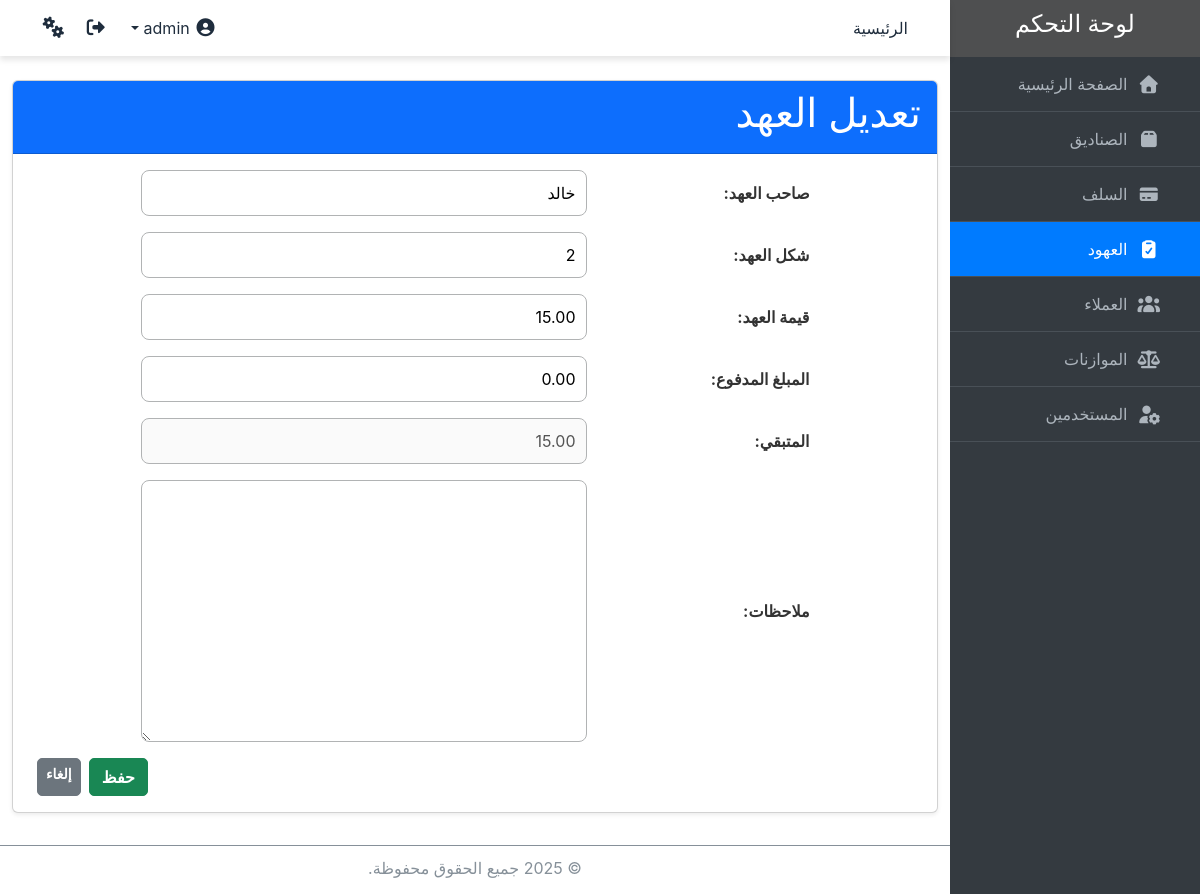
The page /covenants/2/update/ (signed in) on the database its author committed.
### core/models.py (models this page shows, shortened)
class Covenant(models.Model):
    covenant_owner = models.CharField(max_length=100, default='', verbose_name="صاحب العهد")
    covenant_type = models.ForeignKey('CovenantType', on_delete=models.CASCADE, related_name='covenants', verbose_name = "شكل العهد")
    amount = models.DecimalField(max_digits=10, decimal_places=2, default=0, verbose_name="قيمة العهد")
    paid_amount = models.DecimalField(max_digits=10, decimal_places=2, default=0, verbose_name="المبلغ المدفوع")
    remaining_amount = models.DecimalField(max_digits=10, decimal_places=2, default=0, verbose_name="المتبقي")
    note = models.TextField(verbose_name="ملاحظات", blank=True, null=True)
    date = models.DateField(verbose_name="تاريخ العهد", auto_now_add=True)
    class Meta:
        verbose_name = "عهد"
        verbose_name_plural = "العهود"

### core/views.py (the view, shortened to what this page needs)
# urls.py: path('covenants/<int:pk>/update/', views.CovenantUpdateView.as_view(), name='covenant_update'),
class CovenantUpdateView(PermissionMixin, UpdateView):
    model = Covenant
    form_class = CovenantForm
    template_name = 'covenants/covenant_form.html'
    success_url = reverse_lazy('covenant_list')
    permission_required = 'core.change_covenant'
    def get_form(self):
        form = super().get_form()
        form.fields['remaining_amount'].disabled = True
        return form

### core/forms.py
class CovenantForm(forms.ModelForm):
    covenant_type = forms.ModelChoiceField(
        queryset=CovenantType.objects.all(),
        widget=Select2Widget,
        label="شكل العهد"
    )
    class Meta:
        model = Covenant
        fields = '__all__'
        widgets = {
            'date': forms.DateInput(attrs={'type': 'date'})
        }

### core/views.py (called while the page is built)
    def has_permission(self):
        perms = self.get_permission_required()
        return self.request.user.has_perms(perms) or self.request.user.is_superuser

### core/templates/covenants/covenant_form.html (shortened to what this page needs)
{% extends 'base.html' %}
{% block content %}
  <div class="container mt-4">
    <div class="card shadow-sm">
      {% if object %}
      <div class="card-header bg-primary text-white text-end">
        <h1 class="text-white">تعديل العهد</h1>
      </div>
      {% else %}
      <div class="card-header bg-success text-white text-end">
        <h1 class="text-white">إضافة عهد جديد</h1>
      </div>
      {% endif %}
      <div class="card-body">
    <form method="post" class="custom-form">
      {{ form.as_p }}
      <div class="d-flex justify-content-end">
        <button type="submit" class="btn btn-success">حفظ</button>
        <a href="{% url 'covenant_list' %}" class="btn btn-secondary btn-sm mx-2">إلغاء</a>
      </div>
    </form>
      </div>
    </div>
  </div>
{% endblock %}

### static/css/styles.css (style rules this page uses)
body { margin: 0; margin-right: 250px; font-family: "Source Sans Pro",-apple-system,BlinkMacSystemFont,"Segoe UI",Roboto,"Helvetica Neue",Arial,sans-serif,"Apple Color Emoji","Segoe UI Emoji","Segoe UI Symbol"; font-size: 1rem; font-weight: 400; line-height: 1.5; color: rgb(33, 37, 41); text-align: right; background-color: #fff; }
.custom-form p { display: flex; margin-top: 0; margin-bottom: 1rem; align-items: center; justify-content: center; }
.custom-form label { font-weight: bold; color: #333; width: 25%; }
input, optgroup, select, textarea { width: 50%; min-width: 260px; }
.custom-form .btn { border-radius: 5px; font-weight: bold; transition: background-color 0.3s ease; }
.container h1 { color: #2c3e50; }
form input, form select, form textarea { border-radius: 8px; border: 1px solid #b1b3b4; padding: 10px; }
form button { border-radius: 8px; }

### rows shown on the page
Covenant: covenant_owner "خالد", covenant_type "2", amount "15.00", paid_amount "0.00", remaining_amount "15.00"
